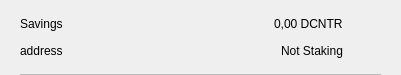
<?xml version="1.0" encoding="UTF-8"?>
<ui version="4.0">
 <class>CSRow</class>
 <widget class="QWidget" name="CSRow">
  <property name="geometry">
   <rect>
    <x>0</x>
    <y>0</y>
    <width>401</width>
    <height>75</height>
   </rect>
  </property>
  <property name="windowTitle">
   <string>Form</string>
  </property>
  <layout class="QVBoxLayout" name="verticalLayout">
   <property name="spacing">
    <number>0</number>
   </property>
   <property name="leftMargin">
    <number>20</number>
   </property>
   <property name="topMargin">
    <number>10</number>
   </property>
   <property name="rightMargin">
    <number>20</number>
   </property>
   <property name="bottomMargin">
    <number>0</number>
   </property>
   <item>
    <widget class="QWidget" name="info" native="true">
     <property name="minimumSize">
      <size>
       <width>0</width>
       <height>0</height>
      </size>
     </property>
     <layout class="QHBoxLayout" name="horizontalLayout_3">
      <property name="leftMargin">
       <number>0</number>
      </property>
      <property name="topMargin">
       <number>0</number>
      </property>
      <property name="rightMargin">
       <number>0</number>
      </property>
      <property name="bottomMargin">
       <number>10</number>
      </property>
      <item>
       <widget class="QWidget" name="container" native="true">
        <property name="minimumSize">
         <size>
          <width>0</width>
          <height>0</height>
         </size>
        </property>
        <layout class="QVBoxLayout" name="verticalLayout_2">
         <property name="spacing">
          <number>0</number>
         </property>
         <property name="leftMargin">
          <number>0</number>
         </property>
         <property name="topMargin">
          <number>0</number>
         </property>
         <property name="rightMargin">
          <number>0</number>
         </property>
         <property name="bottomMargin">
          <number>0</number>
         </property>
         <item>
          <layout class="QHBoxLayout" name="horizontalLayout">
           <item>
            <widget class="QLabel" name="labelName">
             <property name="toolTip">
              <string notr="true"/>
             </property>
             <property name="text">
              <string>Savings</string>
             </property>
            </widget>
           </item>
           <item>
            <spacer name="horizontalSpacer">
             <property name="orientation">
              <enum>Qt::Horizontal</enum>
             </property>
             <property name="sizeHint" stdset="0">
              <size>
               <width>40</width>
               <height>20</height>
              </size>
             </property>
            </spacer>
           </item>
           <item>
            <widget class="QLabel" name="labelAmount">
             <property name="text">
              <string>0,00 DCNTR</string>
             </property>
            </widget>
           </item>
          </layout>
         </item>
         <item>
          <layout class="QHBoxLayout" name="horizontalLayout_2">
           <item>
            <widget class="QLabel" name="labelAddress">
             <property name="toolTip">
              <string notr="true"/>
             </property>
             <property name="text">
              <string>address</string>
             </property>
            </widget>
           </item>
           <item>
            <spacer name="horizontalSpacer_2">
             <property name="orientation">
              <enum>Qt::Horizontal</enum>
             </property>
             <property name="sizeHint" stdset="0">
              <size>
               <width>40</width>
               <height>20</height>
              </size>
             </property>
            </spacer>
           </item>
           <item>
            <widget class="QLabel" name="labelStaking">
             <property name="text">
              <string>Not Staking</string>
             </property>
            </widget>
           </item>
          </layout>
         </item>
        </layout>
       </widget>
      </item>
      <item alignment="Qt::AlignHCenter|Qt::AlignVCenter">
       <widget class="QPushButton" name="pushButtonMenu">
        <property name="minimumSize">
         <size>
          <width>24</width>
          <height>24</height>
         </size>
        </property>
        <property name="maximumSize">
         <size>
          <width>32</width>
          <height>32</height>
         </size>
        </property>
        <property name="focusPolicy">
         <enum>Qt::NoFocus</enum>
        </property>
        <property name="styleSheet">
         <string notr="true">border:none; background-color:transparent;</string>
        </property>
        <property name="text">
         <string/>
        </property>
        <property name="icon">
         <iconset>
          <normaloff>://ic-menu-hover</normaloff>://ic-menu-hover</iconset>
        </property>
        <property name="iconSize">
         <size>
          <width>24</width>
          <height>24</height>
         </size>
        </property>
       </widget>
      </item>
     </layout>
    </widget>
   </item>
   <item>
    <widget class="QLabel" name="lblDivisory">
     <property name="minimumSize">
      <size>
       <width>0</width>
       <height>1</height>
      </size>
     </property>
     <property name="maximumSize">
      <size>
       <width>16777215</width>
       <height>1</height>
      </size>
     </property>
     <property name="styleSheet">
      <string notr="true">background-color:#bababa;</string>
     </property>
     <property name="text">
      <string/>
     </property>
     <property name="alignment">
      <set>Qt::AlignBottom|Qt::AlignLeading|Qt::AlignLeft</set>
     </property>
    </widget>
   </item>
  </layout>
 </widget>
 <resources/>
 <connections/>
</ui>
